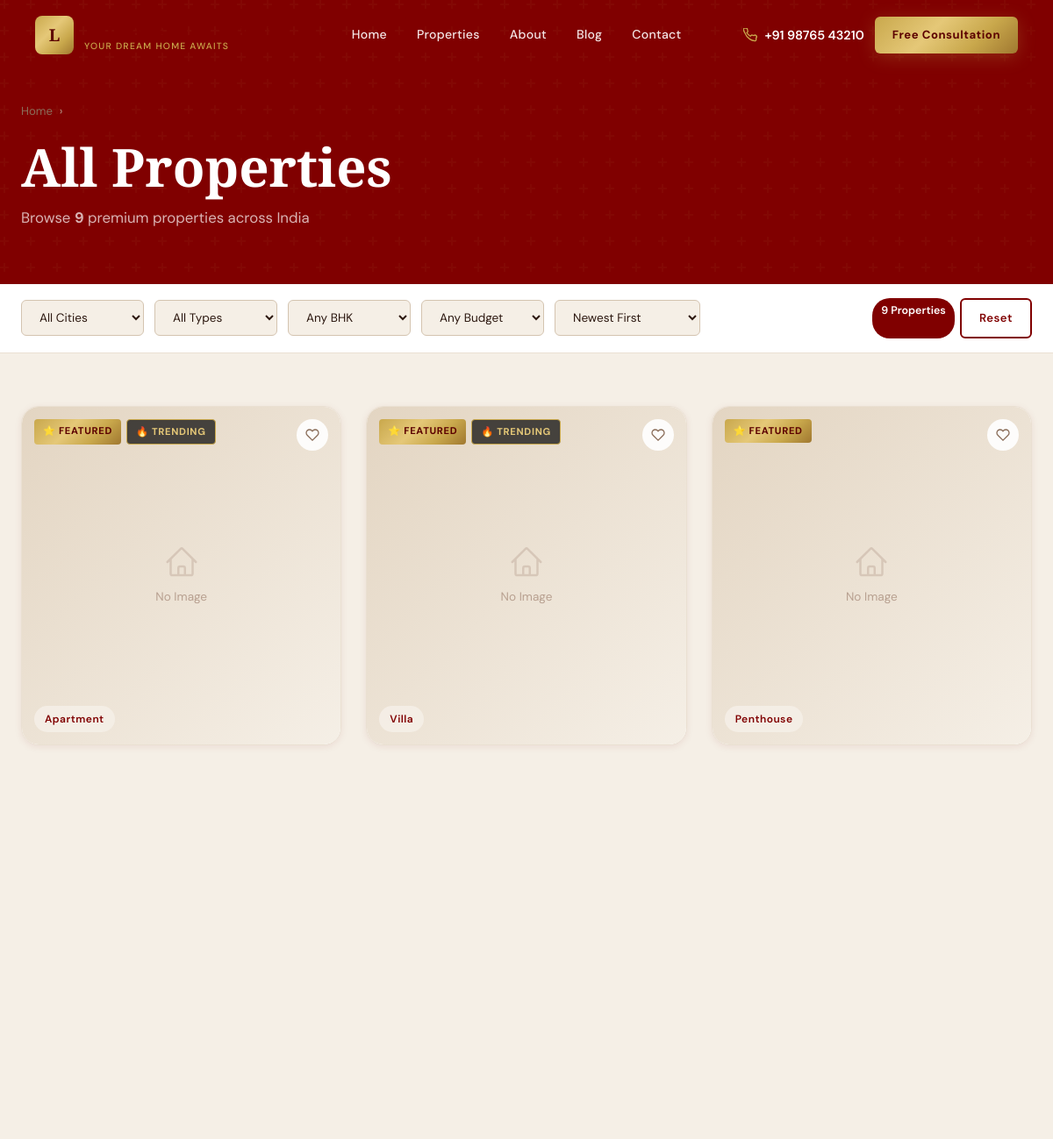
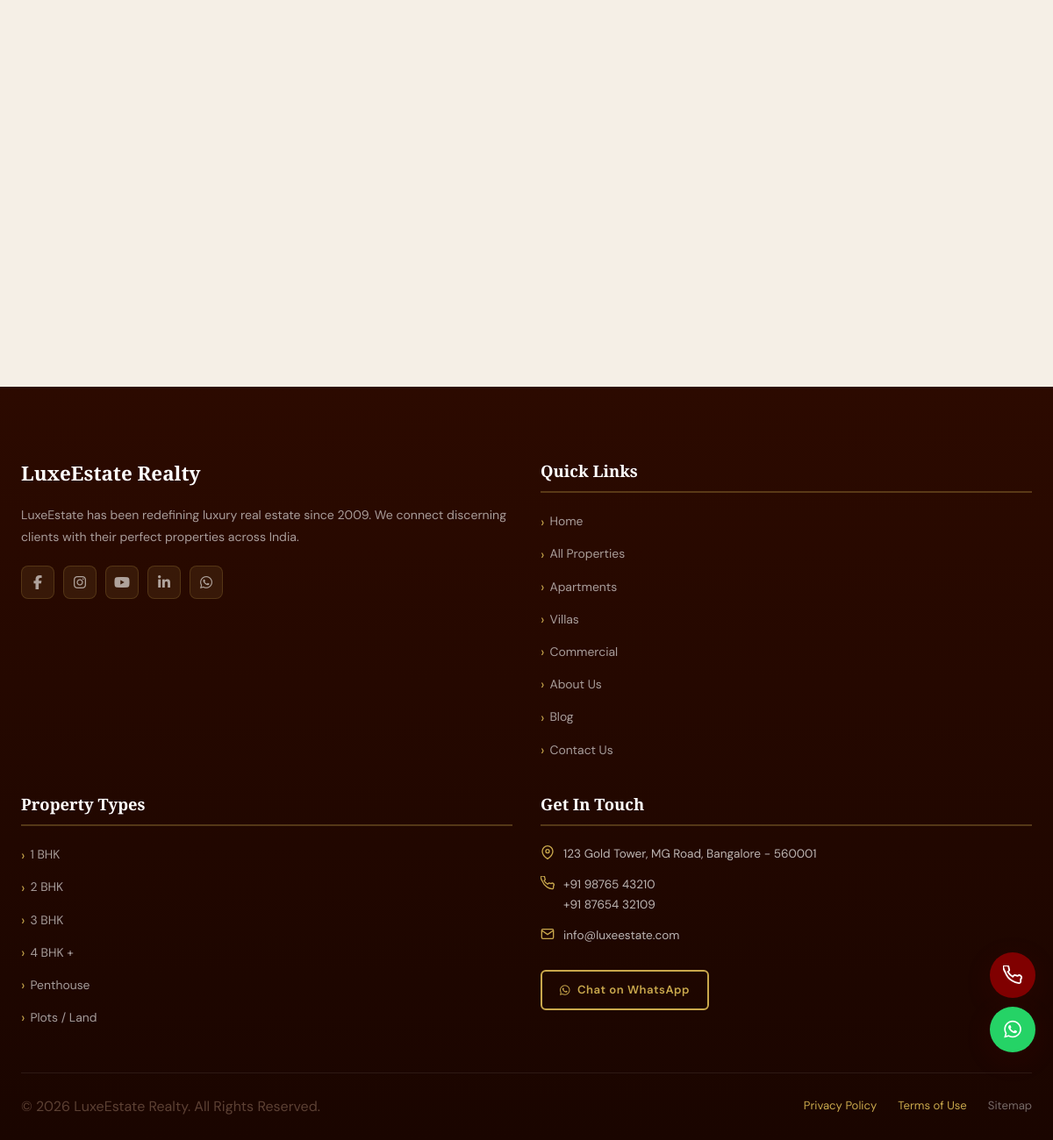
Page /public/properties.php on the committed database (2 pictures, top to bottom).
### tables this page shows
CREATE TABLE `properties` (
  `id` int(11) NOT NULL AUTO_INCREMENT,
  `title` varchar(255) NOT NULL,
  `slug` varchar(255) NOT NULL UNIQUE,
  `price` decimal(15,2) NOT NULL DEFAULT 0,
  `price_label` varchar(50) DEFAULT NULL COMMENT 'e.g. Onwards, Negotiable',
  `location` varchar(255) NOT NULL,
  `city` varchar(100) NOT NULL,
  `state` varchar(100) DEFAULT 'Karnataka',
  `pincode` varchar(10) DEFAULT NULL,
  `latitude` decimal(10,8) DEFAULT NULL,
  `longitude` decimal(11,8) DEFAULT NULL,
  `type` enum('apartment','villa','plot','commercial','penthouse','studio','duplex','farmhouse') NOT NULL DEFAULT 'apartment',
  `bhk` tinyint(3) DEFAULT NULL,
  `bathrooms` tinyint(3) DEFAULT NULL,
  `area_sqft` int(11) DEFAULT NULL,
  `area_sqyd` int(11) DEFAULT NULL,
  `floor` tinyint(3) DEFAULT NULL,
  `total_floors` tinyint(3) DEFAULT NULL,
  `parking` tinyint(3) DEFAULT 0,
  `furnishing` enum('furnished','semi-furnished','unfurnished') DEFAULT 'unfurnished',
  `facing` enum('North','South','East','West','North-East','North-West','South-East','South-West') DEFAULT NULL,
  `possession` enum('ready','under-construction','pre-launch') DEFAULT 'ready',
  `possession_date` date DEFAULT NULL,
  `description` longtext NOT NULL,
  `amenities` json DEFAULT NULL,
  `nearby` json DEFAULT NULL COMMENT 'Schools, Hospitals, Metro etc.',
  `rera_number` varchar(100) DEFAULT NULL,
  `builder` varchar(150) DEFAULT NULL,
  `project_name` varchar(150) DEFAULT NULL,
  `video_url` varchar(500) DEFAULT NULL,
  `virtual_tour` varchar(500) DEFAULT NULL,
  `featured` tinyint(1) DEFAULT 0,
  `trending` tinyint(1) DEFAULT 0,
  `status` enum('active','inactive','sold') DEFAULT 'active',
  `meta_title` varchar(255) DEFAULT NULL,
  `meta_description` text DEFAULT NULL,
  `views` int(11) DEFAULT 0,
  `created_at` timestamp NOT NULL DEFAULT CURRENT_TIMESTAMP,
  `updated_at` timestamp NOT NULL DEFAULT CURRENT_TIMESTAMP ON UPDATE CURRENT_TIMESTAMP,
  PRIMARY KEY (`id`),
  KEY `idx_slug` (`slug`),
  KEY `idx_status` (`status`),
  KEY `idx_featured` (`featured`),
  KEY `idx_city` (`city`),
  KEY `idx_type` (`type`)
);

### functions/functions.php (called while the page is built, shortened)
<?php
require_once __DIR__ . '/../config/database.php';
function sanitize(string $input): string {
    return htmlspecialchars(strip_tags(trim($input)), ENT_QUOTES, 'UTF-8');
}
function getSetting(string $key, string $default = ''): string {
    static $cache = [];
    if (isset($cache[$key])) return $cache[$key];
    $stmt = db()->prepare("SELECT setting_value FROM settings WHERE setting_key = ?");
    $stmt->execute([$key]);
    $row = $stmt->fetch();
    $cache[$key] = $row ? ($row['setting_value'] ?? $default) : $default;
    return $cache[$key];
}
function getProperties(array $filters = [], int $page = 1): array {
    $perPage = (int)getSetting('properties_per_page', PROPERTIES_PER_PAGE);
    $offset = ($page - 1) * $perPage;
    $where = ["p.status = 'active'"];
    $params = [];
    $whereSQL = implode(' AND ', $where);
    $sort = match($filters['sort'] ?? 'newest') {
        'price_asc' => 'p.price ASC',
        'price_desc' => 'p.price DESC',
        'popular' => 'p.views DESC',
        default => 'p.created_at DESC'
    };
    $countStmt = db()->prepare("SELECT COUNT(*) FROM properties p WHERE $whereSQL");
    $countStmt->execute($params);
    $total = $countStmt->fetchColumn();
    $params[] = $perPage;
    $params[] = $offset;
    $stmt = db()->prepare("
        SELECT p.*, pi.image_path AS primary_image
        FROM properties p
        LEFT JOIN property_images pi ON pi.property_id = p.id AND pi.is_primary = 1
        WHERE $whereSQL ORDER BY $sort LIMIT ? OFFSET ?
    ");
    $stmt->execute($params);
    return [
        'properties' => $stmt->fetchAll(),
        'total' => $total,
        'pages' => ceil($total / $perPage),
        'current_page' => $page,
        'per_page' => $perPage
    ];
}

### config/database.php (called while the page is built, shortened)
<?php
class Database {
    private static ?PDO $instance = null;
    public static function getConnection(): PDO {
        if (self::$instance === null) {
            $dsn = "mysql:host=" . DB_HOST . ";dbname=" . DB_NAME . ";charset=" . DB_CHARSET;
            $options = [
                PDO::ATTR_ERRMODE            => PDO::ERRMODE_EXCEPTION,
                PDO::ATTR_DEFAULT_FETCH_MODE => PDO::FETCH_ASSOC,
                PDO::ATTR_EMULATE_PREPARES   => false,
                PDO::MYSQL_ATTR_INIT_COMMAND => "SET NAMES utf8mb4 COLLATE utf8mb4_unicode_ci"
            ];
            try {
                self::$instance = new PDO($dsn, DB_USER, DB_PASS, $options);
            } catch (PDOException $e) {
                error_log("DB Connection failed: " . $e->getMessage());
                die(json_encode(['success' => false, 'message' => 'Database connection error.']));
            }
        }
        return self::$instance;
    }
}
function db(): PDO {
    return Database::getConnection();
}

### includes/property-card.php (the view, shortened to what this page needs)
<?php
$imgUrl = SITE_URL . '/assets/images/property-placeholder.jpg';
$slug  = $property['slug'];
?>
<article class="property-card animate-fade-up">
    <a href="<?= SITE_URL ?>/property/<?= htmlspecialchars($slug) ?>" class="property-card-img">
        <?php if ($imgUrl !== SITE_URL . '/assets/images/property-placeholder.jpg'): ?>
            <img data-src="<?= $imgUrl ?>" alt="<?= htmlspecialchars($property['title']) ?>" class="skeleton" loading="lazy">
        <?php else: ?>
            <div class="property-card-img-placeholder">
                <span>No Image</span>
            </div>
        <?php endif; ?>
        <div class="card-badges">
            <?php if ($property['featured']): ?><span class="badge badge-featured">⭐ Featured</span><?php endif; ?>
            <?php if ($property['trending']): ?><span class="badge badge-trending">🔥 Trending</span><?php endif; ?>
        </div>
        <button class="card-wishlist" aria-label="Save property">
            <svg width="16" height="16" fill="none" stroke="currentColor" stroke-width="2" viewBox="0 0 24 24"><path d="M20.84 4.61a5.5 5.5 0 00-7.78 0L12 5.67l-1.06-1.06a5.5 5.5 0 00-7.78 7.78l1.06 1.06L12 21.23l7.78-7.78 1.06-1.06a5.5 5.5 0 000-7.78z"/></svg>
        </button>
        <span class="card-type-pill"><?= ucfirst($property['type']) ?></span>
    </a>
    <div class="property-card-body">
    </div>
</article>

### public/properties.php (shortened to what this page needs)
<?php
require_once SITE_ROOT . '/functions/functions.php';
$pageMetaTitle = 'Properties - ' . getSetting('site_name');
$filters = [
    'city'      => sanitize($_GET['city'] ?? ''),
    'type'      => sanitize($_GET['type'] ?? ''),
    'bhk'       => sanitize($_GET['bhk'] ?? ''),
    'min_price' => sanitize($_GET['min_price'] ?? ''),
    'max_price' => sanitize($_GET['max_price'] ?? ''),
    'search'    => sanitize($_GET['search'] ?? ''),
    'sort'      => sanitize($_GET['sort'] ?? 'newest'),
];
$page = max(1, (int)($_GET['page'] ?? 1));
$result = getProperties($filters, $page);
$properties = $result['properties'];
$total      = $result['total'];
include SITE_ROOT . '/includes/header.php';
?>
<div class="page-hero">
    <div class="container page-hero-content">
        <div class="breadcrumb">
            <a href="<?= SITE_URL ?>">Home</a>
            <span class="sep">›</span>
            <span class="current">Properties</span>
        </div>
        <h1>All Properties</h1>
        <p>Browse <strong id="properties-count"><?= $total ?></strong> premium properties across India</p>
    </div>
</div>
<div class="filter-section">
    <div class="container">
        <form id="property-filter-form" class="filter-bar">
            <select name="city" class="filter-select">
                <option value="">All Cities</option>
            </select>
            <select name="type" class="filter-select">
                <option value="">All Types</option>
            </select>
            <select name="bhk" class="filter-select">
                <option value="">Any BHK</option>
            </select>
            <select name="max_price" class="filter-select">
                <option value="">Any Budget</option>
            </select>
            <select name="sort" class="filter-select">
                <option value="newest" <?= $filters['sort'] === 'newest' ? 'selected' : '' ?>>Newest First</option>
            </select>
            <div class="filter-btn-group">
                <span class="filter-count" id="properties-count"><?= $total ?> Properties</span>
                <a href="<?= SITE_URL ?>/properties.php" class="btn btn-sm btn-outline">Reset</a>
            </div>
        </form>
    </div>
</div>
<section class="section-sm" id="properties-section">
    <div class="container">
        <div id="properties-ajax-grid" class="properties-grid" style="transition:opacity 0.3s">
            <?php if (empty($properties)): ?>
                <div style="grid-column:1/-1;text-align:center;padding:4rem 0;color:var(--text-light)">
                    <div style="font-size:3rem;margin-bottom:1rem">🏠</div>
                    <h3 style="color:var(--maroon);margin-bottom:0.5rem">No Properties Found</h3>
                    <p>Try adjusting your filters to see more results.</p>
                    <a href="<?= SITE_URL ?>/properties.php" class="btn btn-maroon mt-3" style="margin-top:1rem;display:inline-flex">Clear Filters</a>
                </div>
            <?php else: ?>
                <?php foreach ($properties as $property): ?>
                    <?php include SITE_ROOT . '/includes/property-card.php'; ?>
                <?php endforeach; ?>
            <?php endif; ?>
        </div>
    </div>
</section>
<?php include SITE_ROOT . '/includes/footer.php'; ?>

### rows in the picture
properties: featured "⭐ FEATURED", trending "🔥 TRENDING", type "Apartment"
properties: featured "⭐ FEATURED", trending "🔥 TRENDING", type "Villa"
properties: featured "⭐ FEATURED", type "Penthouse"

### other values in the picture
$siteName "LuxeEstate Realty"
$siteTagline "YOUR DREAM HOME AWAITS"
$phone "+91 98765 43210"
$total "9"
$footerAbout "LuxeEstate has been redefining luxury real estate since 2009. We connect discerning clients with their perfect properties across India."
$address "123 Gold Tower, MG Road, Bangalore - 560001"
$phone2 "+91 87654 32109"
$email "info@luxeestate.com"
